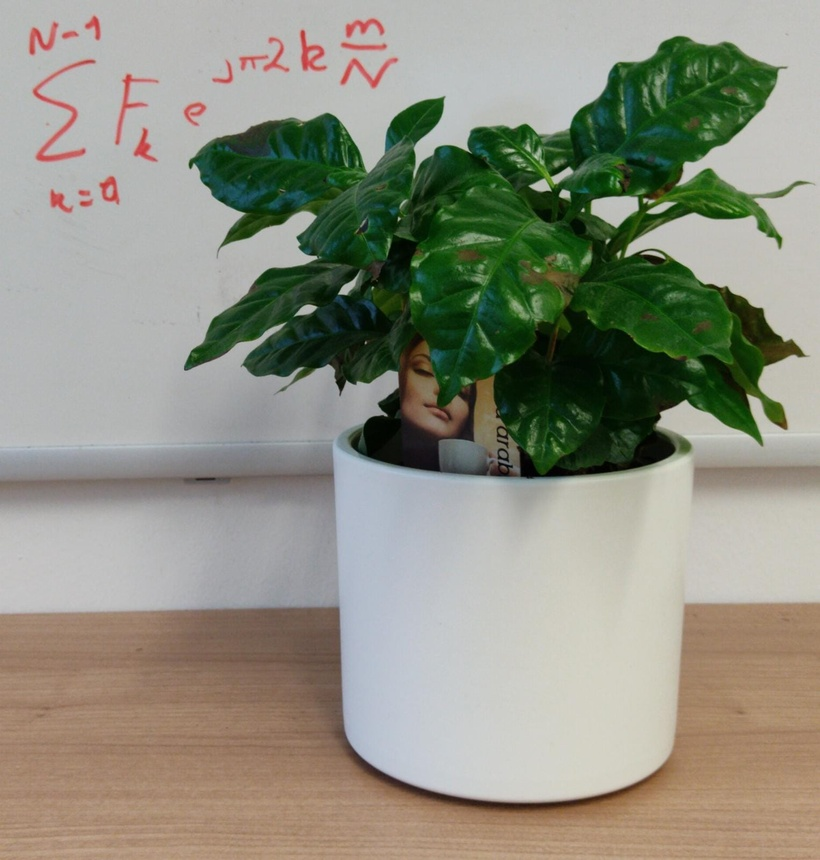
#> input picture data/flower.jpeg, 820 x 860 px, shrunk from 1526 x 1600 before the run, found by its file name
$ python transformations.py
#> lines starting #> are read from the running program, lines starting #| are printed output that depends on the picture
import cv2
import numpy as np


img = cv2.imread("data/flower.jpeg")
#> img is the input picture: shape (860, 820, 3); mean B, G, R 129, 143.6, 142.8
img = cv2.cvtColor(img, cv2.COLOR_BGR2GRAY)
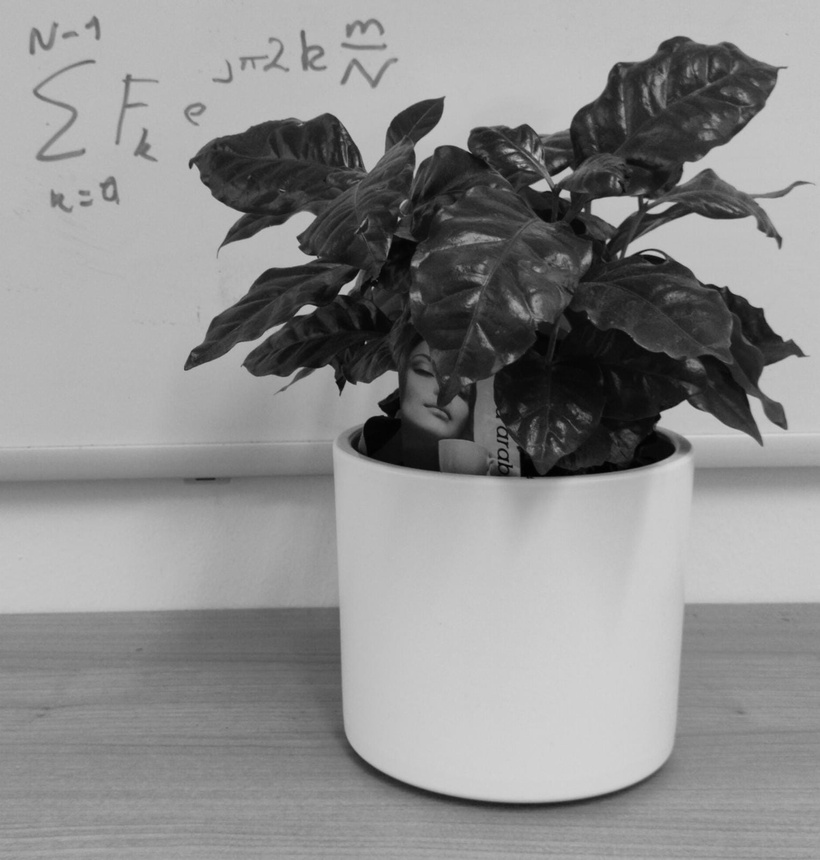
#> img: shape (860, 820); min 0, max 212, mean 141.7
rows, cols = img.shape
#> rows = 860; cols = 820

M1 = np.float32([
    [1, 0, 0],
    [0, -1, rows]
])
#> M1 = [[1, 0, 0], [0, -1, 860]]

M2 = np.float32([
    [-1, 0, cols],
    [0, 1, 0]
])
#> M2 = [[-1, 0, 820], [0, 1, 0]]

M3 = np.float32([
    [2, 0, -int(cols/2)],
    [0, 2, -int(rows/2)]
])
#> M3 = [[2, 0, -410], [0, 2, -430]]


dst1 = cv2.warpAffine(img, M1 ,(cols,rows))
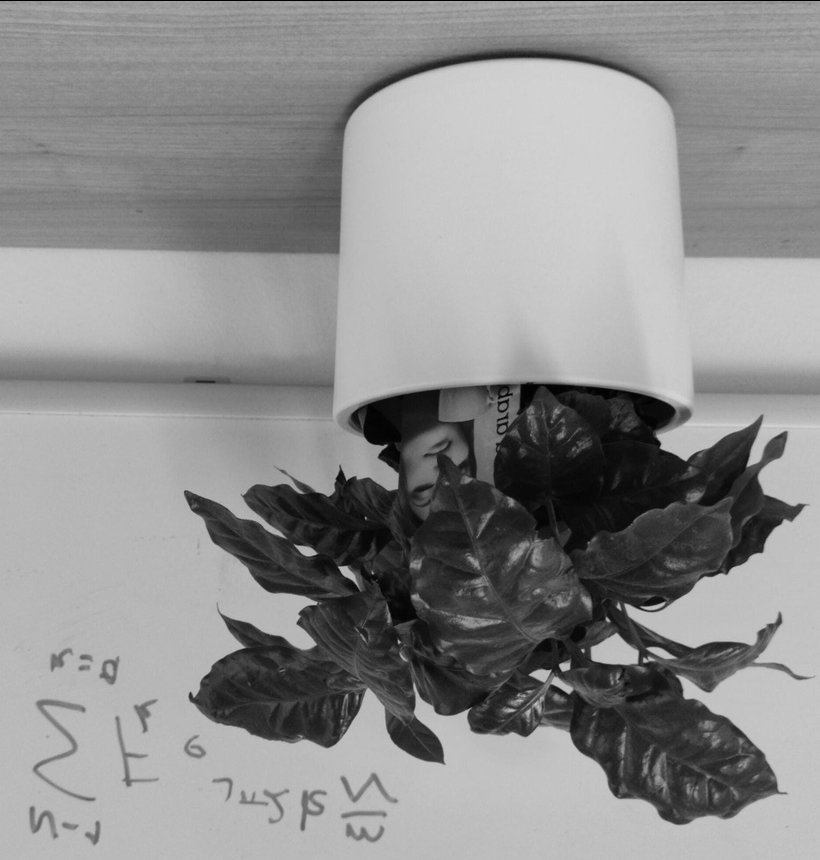
#> dst1: shape (860, 820); min 0, max 212, mean 141.5
dst2 = cv2.warpAffine(img, M2 ,(cols,rows))
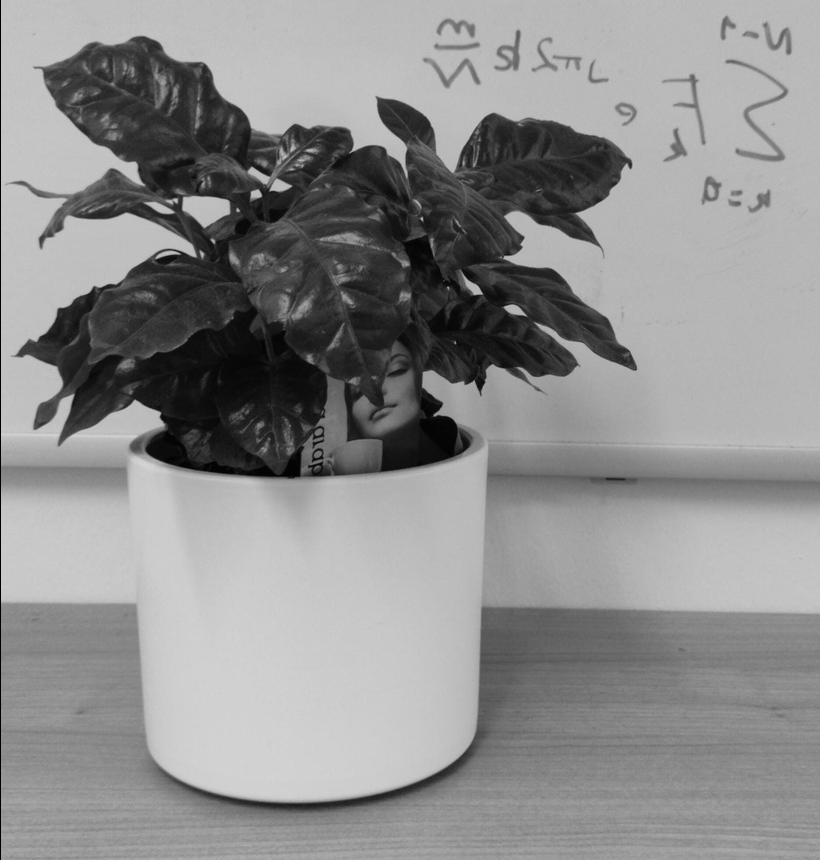
#> dst2: shape (860, 820); min 0, max 212, mean 141.5
dst3 = cv2.warpAffine(img, M3 ,(cols,rows))
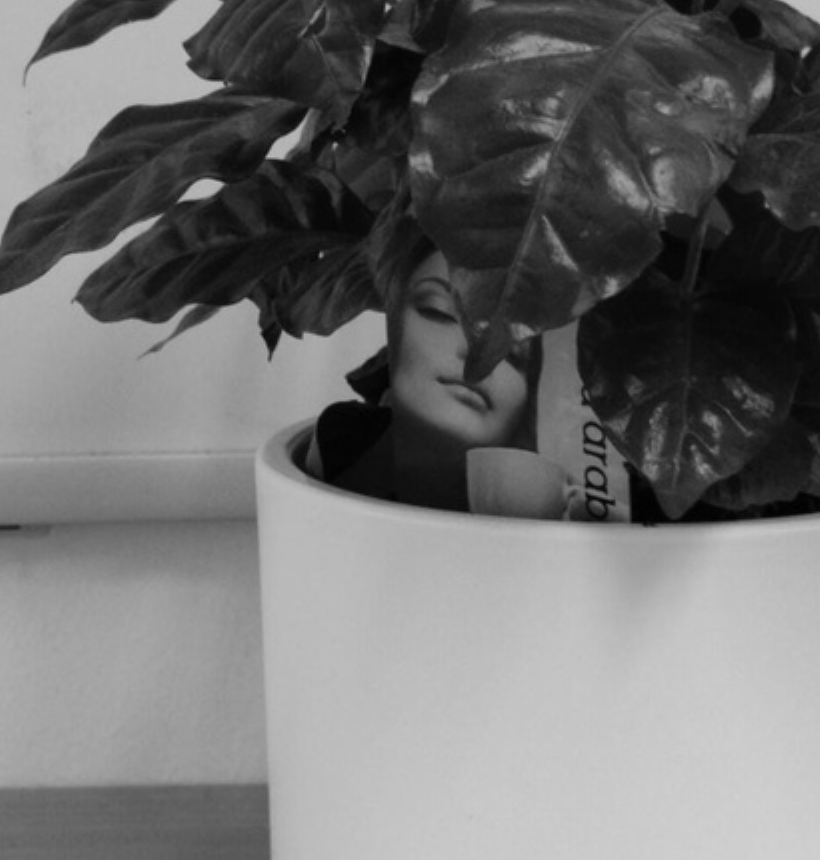
#> dst3: shape (860, 820); min 0, max 209, mean 112.7


cv2.imshow("A", img)
cv2.imshow("1", dst1)
cv2.imshow("2", dst2)
cv2.imshow("3", dst3)

cv2.waitKey(0)

cv2.imwrite("/home/kaiser/Schreibtisch/ownCloud/Vorlesung/DigitaleBildverarbeitung/Klausuren/Klausur_WS2021/images/flower_original.png", img)
cv2.imwrite("/home/kaiser/Schreibtisch/ownCloud/Vorlesung/DigitaleBildverarbeitung/Klausuren/Klausur_WS2021/images/flower_1.png", dst1)
cv2.imwrite("/home/kaiser/Schreibtisch/ownCloud/Vorlesung/DigitaleBildverarbeitung/Klausuren/Klausur_WS2021/images/flower_2.png", dst2)
cv2.imwrite("/home/kaiser/Schreibtisch/ownCloud/Vorlesung/DigitaleBildverarbeitung/Klausuren/Klausur_WS2021/images/flower_3.png", dst3)
